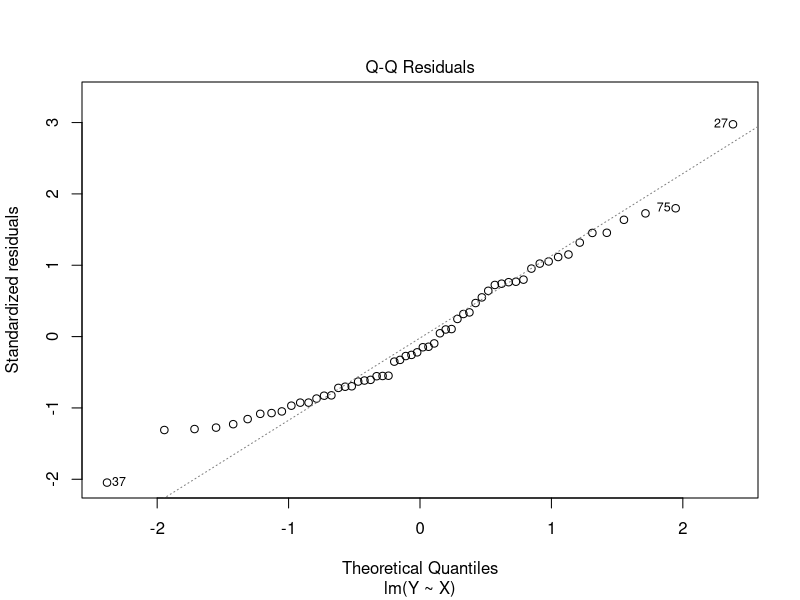

Recreate this plot in R.
## ---- chunk 1
knitr::opts_chunk$set(echo = TRUE)
## ---- chunk 2
set.seed(10)
crime_rate_data <- read.csv("Crime Rate.csv")
## ---- chunk 3
popN = nrow(crime_rate_data)
alphaN = 7/10 * popN
idx_sample = sample(popN, size = alphaN, replace=FALSE)
sample = crime_rate_data[idx_sample,]
sampleN = nrow(sample)
test = crime_rate_data[-idx_sample,]
testN = nrow(test)

training_data = sample
test_data = test
## ---- chunk 4
linear_model = lm(Y ~ X, training_data)
summary(linear_model)
## ---- chunk 5
print(linear_model$residuals[linear_model$residuals / sigma(linear_model) > 2])
## ---- chunk 6
plot(linear_model, which = c(2))
## ---- chunk 7
lm_res = linear_model$residuals
st = shapiro.test(lm_res)
st
## ---- chunk 8
shapiro_decision = st$p.value > 0.05
if (st$p.value > 0.05) {
  print(sprintf("%.3f > 0.05 : H_0", st$p.value))
} else {
  print(sprintf("%.3f < 0.05 : H_a", st$p.value))
}
## ---- chunk 9

kst = ks.test(lm_res, "pnorm", mean(lm_res), sd(lm_res))
kst
## ---- chunk 10
if (kst$p.value > 0.05) {
  print(sprintf("%.3f > 0.05, so we fail to reject the null hypothesis.", kst$p.value))
} else {
  print(sprintf("%.3f < 0.05, so we accept the alternative hypothesis.", kst$p.value))
}
## ---- chunk 11
anova_table_constructor <- function(training_data) {
    linear_model <- lm(training_data)
    mean_y = mean(training_data[,"Y"])
    
    r_h0 = mean_y - training_data[,"Y"]
    r_h1 = linear_model$residuals
    r_r = predict(linear_model, training_data) - mean_y
    
    anova_table = data.frame(row.names = c("Regression", "Error", "Total"))
    anova_table = cbind(anova_table, "D.F."=c(
      1,
      nrow(training_data)-2, 
      nrow(training_data)-1)
    )
    anova_table = cbind(anova_table, "S.S."=c(
      sum(r_r^2),
      sum(r_h1^2), 
      sum(r_h0^2))
    )
    anova_table = cbind(anova_table, "M.S.S."=
                          c(anova_table[,"S.S."]/anova_table[,"D.F."])
    )
  return(anova_table)
}



mean_y = mean(training_data[,"Y"])

r_h0 = mean_y - training_data[,"Y"]

r_h1 = linear_model$residuals

r_r = predict(linear_model, training_data) - mean_y

anova_table = data.frame(row.names = c("Regression", "Error", "Total"))

anova_table = cbind(anova_table, "D.F."=c(
  1,
  nrow(training_data)-2, 
  nrow(training_data)-1)
)

anova_table = cbind(anova_table, "S.S."=c(
  sum(r_r^2),
  sum(r_h1^2), 
  sum(r_h0^2))
)

anova_table = cbind(
  anova_table,
  "M.S.S."= c(anova_table[,"S.S."]/anova_table[,"D.F."])
)

print(anova_table)
## ---- chunk 12
f_value = anova_table[["Regression", "M.S.S."]]/anova_table[["Error", "M.S.S."]]

p_value = 1-pf(f_value, 1, 56)
## ---- chunk 13
summary(aov(linear_model))
## ---- chunk 14
t_squared = summary(linear_model)$coefficients["X","t value"]^2
f = anova(linear_model)["X","F value"]

print(t_squared-f)
## ---- chunk 15
critical_t_squared = qt(0.975, nrow(training_data)-2)^2
critical_f = qf(0.95, 1, nrow(training_data)-2)

print(critical_t_squared - critical_f)
## ---- chunk 16
print(anova_table)
## ---- chunk 17
SST = anova_table["Total", "S.S."]
SSE = anova_table["Error", "S.S."]
coeff = (SSE - SST) / SST
percent_decrease = (1 - coeff) / 100
## ---- chunk 18
RUNS = 2
run_data = data.frame()
for (i in 1:RUNS) {
  idx_training_data = sample(popN, size = alphaN, replace=FALSE)
  training_data = crime_rate_data[idx_training_data,]
  test_data = crime_rate_data[-idx_training_data,]
  
  # Run Models
  linear_model = lm(Y ~ X, training_data)
  anova_model = anova(linear_model)
  print("### LM AND AOV.SUMMARY")
  if (i==1) {
    summary(linear_model)
    summary(anova_model)
  }
  
  # Collect MSR, MSE
  run_data = rbind(run_data, t(c(""))) 
}
